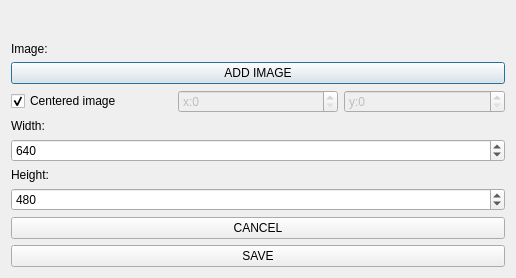
<?xml version="1.0" encoding="UTF-8"?>
<ui version="4.0">
 <class>add_item_dialog</class>
 <widget class="QDialog" name="add_item_dialog">
  <property name="geometry">
   <rect>
    <x>0</x>
    <y>0</y>
    <width>516</width>
    <height>278</height>
   </rect>
  </property>
  <property name="windowTitle">
   <string>Add Image Window</string>
  </property>
  <layout class="QVBoxLayout" name="verticalLayout">
   <item>
    <spacer name="verticalSpacer">
     <property name="orientation">
      <enum>Qt::Orientation::Vertical</enum>
     </property>
     <property name="sizeHint" stdset="0">
      <size>
       <width>20</width>
       <height>40</height>
      </size>
     </property>
    </spacer>
   </item>
   <item>
    <widget class="QLabel" name="label">
     <property name="text">
      <string>Image:</string>
     </property>
    </widget>
   </item>
   <item>
    <widget class="QPushButton" name="pushButton_add">
     <property name="enabled">
      <bool>true</bool>
     </property>
     <property name="text">
      <string>ADD IMAGE</string>
     </property>
    </widget>
   </item>
   <item>
    <layout class="QHBoxLayout" name="horizontalLayout">
     <item>
      <widget class="QCheckBox" name="checkBox">
       <property name="text">
        <string>Centered image</string>
       </property>
       <property name="checked">
        <bool>true</bool>
       </property>
      </widget>
     </item>
     <item>
      <widget class="QSpinBox" name="spinBox_X">
       <property name="enabled">
        <bool>false</bool>
       </property>
       <property name="prefix">
        <string>x:</string>
       </property>
       <property name="maximum">
        <number>99999999</number>
       </property>
      </widget>
     </item>
     <item>
      <widget class="QSpinBox" name="spinBox_Y">
       <property name="enabled">
        <bool>false</bool>
       </property>
       <property name="prefix">
        <string>y:</string>
       </property>
       <property name="maximum">
        <number>99999999</number>
       </property>
      </widget>
     </item>
    </layout>
   </item>
   <item>
    <widget class="QLabel" name="label_2">
     <property name="text">
      <string>Width:</string>
     </property>
    </widget>
   </item>
   <item>
    <widget class="QSpinBox" name="spinBox_width">
     <property name="maximum">
      <number>999999999</number>
     </property>
     <property name="value">
      <number>640</number>
     </property>
    </widget>
   </item>
   <item>
    <widget class="QLabel" name="label_3">
     <property name="text">
      <string>Height:</string>
     </property>
    </widget>
   </item>
   <item>
    <widget class="QSpinBox" name="spinBox_height">
     <property name="maximum">
      <number>999999999</number>
     </property>
     <property name="value">
      <number>480</number>
     </property>
    </widget>
   </item>
   <item>
    <widget class="QPushButton" name="pushButton_cancel">
     <property name="text">
      <string>CANCEL</string>
     </property>
    </widget>
   </item>
   <item>
    <widget class="QPushButton" name="pushButton_save">
     <property name="text">
      <string>SAVE</string>
     </property>
    </widget>
   </item>
  </layout>
 </widget>
 <resources/>
 <connections/>
</ui>
